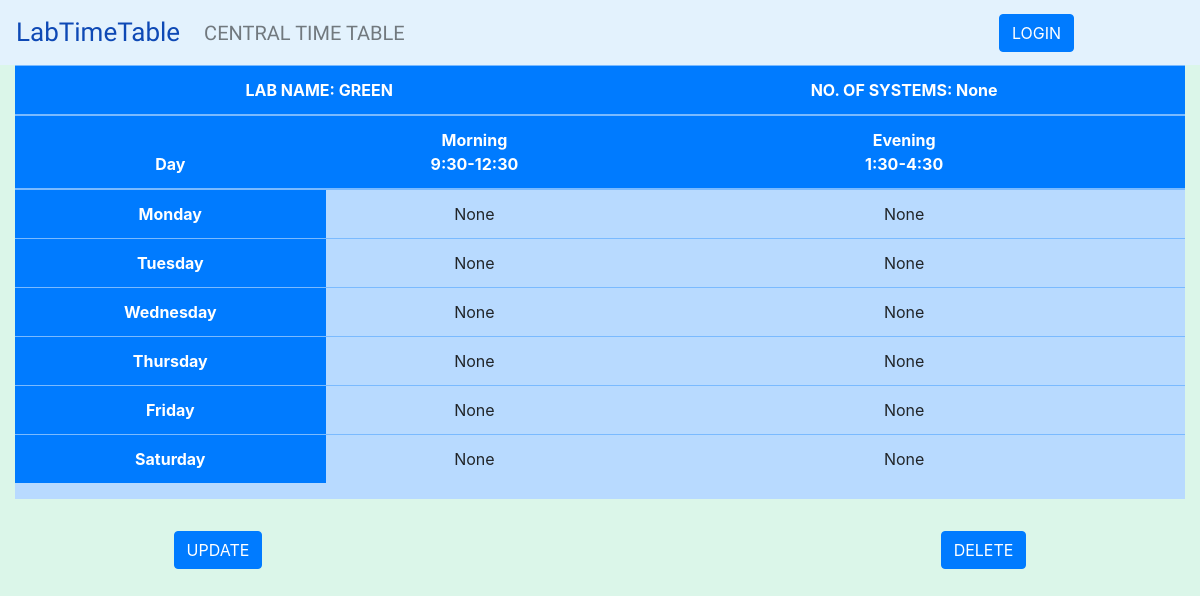
Screenshot of /clab/select/15 with the database file from the repository.
### Labtt2/models.py (models this page shows)
class Listing(models.Model):
    lab_name=models.CharField(max_length=100,default="")
    systems=models.IntegerField(blank=True, null=True,default=0)
    monm=models.CharField(max_length=100,blank=True, null=True,default="")
    mone=models.CharField(max_length=100,blank=True, null=True,default="")
    tuem=models.CharField(max_length=100,blank=True, null=True,default="")
    tuee=models.CharField(max_length=100,blank=True, null=True,default="")
    wedm=models.CharField(max_length=100,blank=True, null=True,default="")
    wede=models.CharField(max_length=100,blank=True, null=True,default="")
    thum=models.CharField(max_length=100,blank=True, null=True,default="")
    thue=models.CharField(max_length=100,blank=True, null=True,default="")
    frim=models.CharField(max_length=100,blank=True, null=True,default="")
    frie=models.CharField(max_length=100,blank=True, null=True,default="")
    satm=models.CharField(max_length=100,blank=True, null=True,default="")
    sate=models.CharField(max_length=100,blank=True, null=True,default="")

### Labtt2/views.py (the view)
# urls.py: path("select/<int:id>",views.view_select,name='slct'),
def view_select(request,id):
    form=Listing.objects.get(id=id)
    return render(request,'demo/select.html',{'form':form})

### Labtt2/templates/demo/select.html (shortened to what this page needs)
{% extends 'demo/base.html' %}
{% block content %}
<div class="container-fluid .mt-5">
  <div class="mx-auto">
    <div class="table-responsive table-primary" >
    <table class="table" style="text-align:center">
    <thead>
      <tr class="bg-primary">
          <th scope="col" colspan="2">
              LAB NAME: {{form.lab_name}}
          </th>
          <th scope="col" colspan="1">
            NO. OF SYSTEMS: {{form.systems}}
          </th>
        </tr>
        <tr class="bg-primary">
          <th>Day</th>
          <th>Morning<br/>9:30-12:30</th>
          <th>Evening<br/>1:30-4:30</th>
        </tr>
      </thead>
      <tbody>
        <tr class="table-primary">
          <th scope="row" class="bg-primary">Monday</th>
          <td class="table-primary">
            {{form.monm}}
          </td>
          <td class="table-primary">
            {{form.mone}}
          </td>
        </tr>
        <tr >
          <tr class="table-primary">
            <th scope="row" class="bg-primary">Tuesday</th>
            <td class="table-primary">
              {{form.tuem}}
            </td>
            <td class="table-primary">
                {{form.tuee}}
            </td>
          </tr>
        <tr class="table-primary">
          <th scope="row" class="bg-primary">Wednesday</th>
          <td class="table-primary">
            {{form.wedm}}
          </td>
          <td class="table-primary">
              {{form.wede}}
          </td>
        </tr>
        <tr class="table-primary">
          <th scope="row" class="bg-primary">Thursday</th>
          <td class="table-primary">
            {{form.thum}}
          </td>
          <td class="table-primary">
              {{form.thue}}
          </td>
        </tr>
        <tr class="table-primary">
          <th scope="row" class="bg-primary">Friday</th>
          <td class="table-primary">
            {{form.frim}}
          </td>
          <td class="table-primary">
            {{form.frie}}
          </td>
        </tr>
        <tr class="table-primary">
          <th scope="row" class="bg-primary">Saturday</th>
          <td class="table-primary">
            {{form.satm}}
          </td>
          <td class="table-primary">
            {{form.sate}}
          </td>
        </tr>
      </tbody>
    </table>
    </div>
  </div>
</div>
<br>
<div class="d-flex justify-content-around mb-3">
  <div class="p-2">
    <form class="form" action="{% url 'update' form.id %}" method="post">
        <button type="submit" class="btn btn-primary" name="button">UPDATE</button>
    </form>
  </div>
  <br>
  <div class="p-2">
    <form class="form" action="{% url 'delete' form.id %}" method="post">
    <button type="submit" class="btn btn-primary" name="button">DELETE</button>
        </form>
  </div>
</div>
{% endblock %}

### Labtt2/static/css/styles.css (style rules this page uses)
.color-white,th { color:white!important; }

### rows the page displays
Listing: lab_name "GREEN", systems "None", monm "None", mone "None", tuem "None", tuee "None", wedm "None", wede "None", thum "None", thue "None", frim "None", frie "None", satm "None", sate "None"
